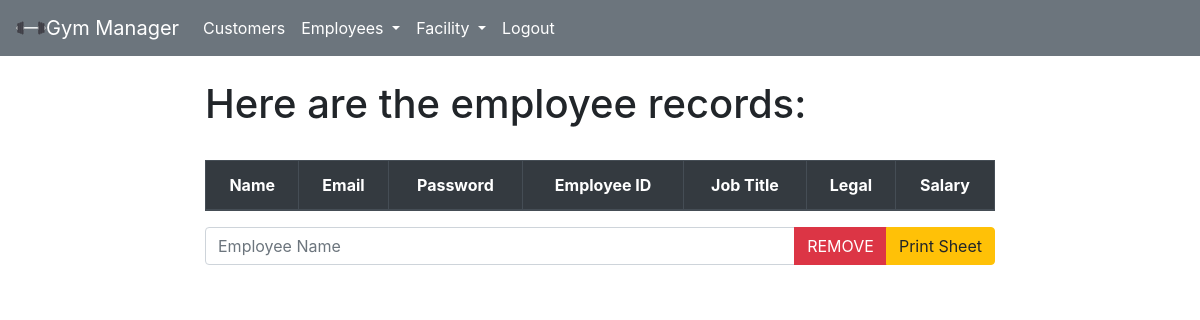
Page /work/personal/ on the earlier database version.
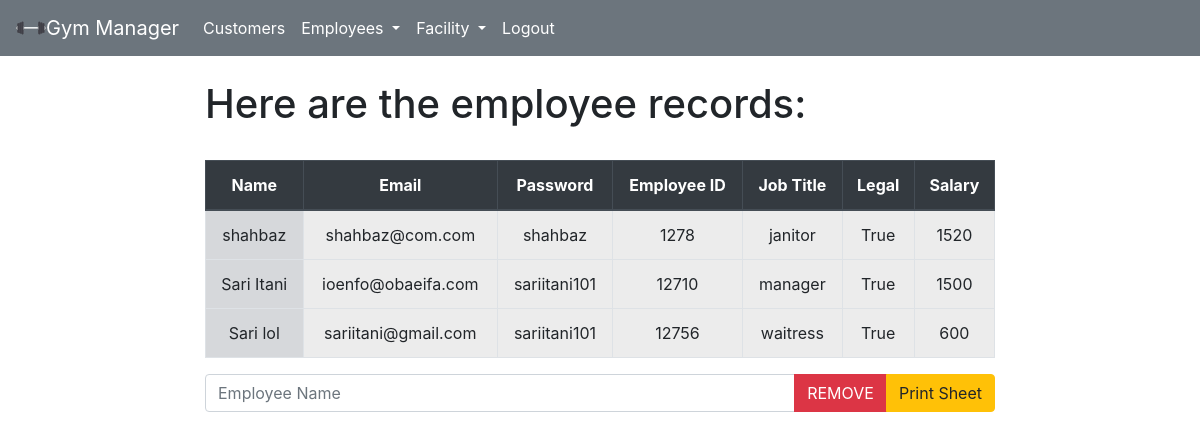
Same page on the later database version.
### workers/models.py (models this page shows, shortened)
class Workers(models.Model):
    name = models.CharField(max_length=20, unique=True)
    email = models.EmailField(max_length=30)
    password = models.CharField(max_length=20)
    nb = models.IntegerField()
    jobtitle = models.CharField(max_length=30)
    legal = models.BooleanField()
    salary = models.IntegerField()

### workers/views.py (the view, shortened to what this page needs)
# urls.py: path('personal/', personal, name='personal'),
def personal(response):
    data = Workers.objects.all()
    return render(response, "workers/personal.html", {"data": data})

### workers/templates/workers/personal.html (shortened to what this page needs)
{% extends 'workers/base.html'%}
{%block content%}
<h1>Here are the employee records:</h1>
<br>
<table class="table table-bordered">
    <thead class="thead-dark">
        <tr class="text-center">
            <th>Name</th>
            <th>Email</th>
            <th>Password</th>
            <th>Employee ID</th>
            <th>Job Title</th>
            <th>Legal</th>
            <th>Salary</th>
        </tr>
    </thead>
    <tbody>
        {% for e in data %}
        <tr class="text-center">
            <td class="table-secondary">{{e.name}}</td>
            <td class="table-active">{{e.email}}</td>
            <td class="table-active">{{e.password}}</td>
            <td class="table-active">{{e.nb}}</td>
            <td class="table-active">{{e.jobtitle}}</td>
            <td class="table-active">{{e.legal}}</td>
            <td class="table-active">{{e.salary}}</td>
        </tr>
      {%endfor%}
    </tbody>
</table>
<form method="POST">
    <div class="input-group mb-3">
        <input type="text" class="form-control" placeholder="Employee Name" name="name">
        <div class="input-group-append">
            <button class="btn btn-danger" type="submit" value="remove" name="remove">REMOVE</button>
            <button class="btn btn-warning" type="submit" value="print" name="print">Print Sheet</button>
        </div>
    </div>
</form>
{%endblock%}

### workers/templates/workers/base.html (shortened to what this page needs)
<!DOCTYPE html>
<html>
	<head>
		{% load static %}
		<link
			rel="stylesheet"
			href="https://cdn.jsdelivr.net/npm/bootstrap@4.3.1/dist/css/bootstrap.min.css"
		/>
	</head>
	<body>
		<nav class="navbar navbar-expand-lg navbar-light bg-secondary">
			<a class="navbar-brand text-white" href="/work"
				><img
				src="{% static "images/Dumbell.svg"%}"
				width="30" height="30" class="d-inline-block align-top" alt="">Gym
				Manager</a
			>
			<div class="collapse navbar-collapse" id="navbarNav">
				<ul class="navbar-nav">
					<li class="nav-item">
						<a class="nav-link text-white" href="/work/customers">Customers</a>
					</li>
					<li class="nav-item dropdown">
						<a
							class="nav-link text-white dropdown-toggle"
							href="/work/Facility"
							id="navbarDropdown"
							role="button"
							data-toggle="dropdown"
							aria-haspopup="true"
							aria-expanded="false"
						>
							Employees
						</a>
					</li>
					<li class="nav-item dropdown">
						<a
							class="nav-link dropdown-toggle text-white"
							href="/work/Facility"
							id="navbarDropdown"
							role="button"
							data-toggle="dropdown"
							aria-haspopup="true"
							aria-expanded="false"
						>
							Facility
						</a>
					</li>
					<li class="nav-item">
						<a  class="nav-link bg-secondary text-white" href="/">Logout</a>
					</li>
				</ul>
			</div>
		</nav>
		<div id="content" name="content" class="main">
			<div class="row justify-content-center">
				<div class="col-8">
					<br class="mt-0" />
					{% block content %}{% endblock %}
				</div>
			</div>
		</div>
	</body>
</html>

Differences in the rows shown:
added Workers: name "shahbaz", email "shahbaz@com.com", password "shahbaz", nb "1278", jobtitle "janitor", legal "True", salary "1520"
added Workers: name "Sari Itani", email "ioenfo@obaeifa.com", password "sariitani101", nb "12710", jobtitle "manager", legal "True", salary "1500"
added Workers: name "Sari lol", email "sariitani@gmail.com", password "sariitani101", nb "12756", jobtitle "waitress", legal "True", salary "600"
